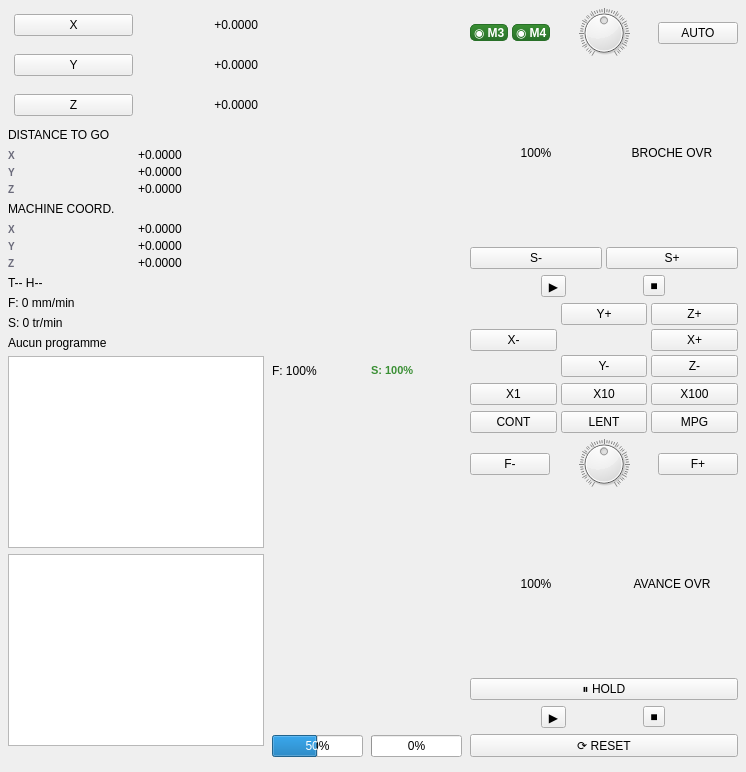
      <widget class="QWidget" name="pageManuel">
       <layout class="QHBoxLayout" name="manuelLayout">
        <property name="spacing"><number>8</number></property>
        <property name="leftMargin"><number>8</number></property>
        <property name="topMargin"><number>8</number></property>
        <property name="rightMargin"><number>8</number></property>
        <property name="bottomMargin"><number>8</number></property>

        <!-- Colonne gauche : DRO + infos -->
        <item>
         <layout class="QVBoxLayout">
          <property name="spacing"><number>6</number></property>

          <!-- DRO X -->
          <item>
           <widget class="QFrame" name="frameWorkX">
            <property name="minimumHeight"><number>72</number></property>
            <property name="maximumHeight"><number>80</number></property>
            <layout class="QHBoxLayout">
             <property name="spacing"><number>6</number></property>
             <property name="leftMargin"><number>6</number></property>
             <property name="topMargin"><number>6</number></property>
             <property name="rightMargin"><number>6</number></property>
             <property name="bottomMargin"><number>6</number></property>
             <item>
              <widget class="QPushButton" name="btnWorkX">
               <property name="maximumWidth"><number>56</number></property>
               <property name="minimumHeight"><number>56</number></property>
               <property name="text"><string>X</string></property>
              </widget>
             </item>
             <item>
              <widget class="QLabel" name="lblWorkX">
               <property name="text"><string>+0.0000</string></property>
               <property name="alignment"><set>Qt::AlignmentFlag::AlignRight|Qt::AlignmentFlag::AlignVCenter</set></property>
              </widget>
             </item>
            </layout>
           </widget>
          </item>

          <!-- DRO Y -->
          <item>
           <widget class="QFrame" name="frameWorkY">
            <property name="minimumHeight"><number>72</number></property>
            <property name="maximumHeight"><number>80</number></property>
            <layout class="QHBoxLayout">
             <property name="spacing"><number>6</number></property>
             <property name="leftMargin"><number>6</number></property>
             <property name="topMargin"><number>6</number></property>
             <property name="rightMargin"><number>6</number></property>
             <property name="bottomMargin"><number>6</number></property>
             <item>
              <widget class="QPushButton" name="btnWorkY">
               <property name="maximumWidth"><number>56</number></property>
               <property name="minimumHeight"><number>56</number></property>
               <property name="text"><string>Y</string></property>
              </widget>
             </item>
             <item>
              <widget class="QLabel" name="lblWorkY">
               <property name="text"><string>+0.0000</string></property>
               <property name="alignment"><set>Qt::AlignmentFlag::AlignRight|Qt::AlignmentFlag::AlignVCenter</set></property>
              </widget>
             </item>
            </layout>
           </widget>
          </item>

          <!-- DRO Z -->
          <item>
           <widget class="QFrame" name="frameWorkZ">
            <property name="minimumHeight"><number>72</number></property>
            <property name="maximumHeight"><number>80</number></property>
            <layout class="QHBoxLayout">
             <property name="spacing"><number>6</number></property>
             <property name="leftMargin"><number>6</number></property>
             <property name="topMargin"><number>6</number></property>
             <property name="rightMargin"><number>6</number></property>
             <property name="bottomMargin"><number>6</number></property>
             <item>
              <widget class="QPushButton" name="btnWorkZ">
               <property name="maximumWidth"><number>56</number></property>
               <property name="minimumHeight"><number>56</number></property>
               <property name="text"><string>Z</string></property>
              </widget>
             </item>
             <item>
              <widget class="QLabel" name="lblWorkZ">
               <property name="text"><string>+0.0000</string></property>
               <property name="alignment"><set>Qt::AlignmentFlag::AlignRight|Qt::AlignmentFlag::AlignVCenter</set></property>
              </widget>
             </item>
            </layout>
           </widget>
          </item>

          <!-- DTG -->
          <item>
           <widget class="QLabel" name="lblDTGTitle">
            <property name="text"><string>DISTANCE TO GO</string></property>
           </widget>
          </item>
          <item>
           <layout class="QGridLayout">
            <property name="spacing"><number>3</number></property>
            <item row="0" column="0">
             <widget class="QLabel"><property name="text"><string>X</string></property><property name="styleSheet"><string notr="true">QLabel{color:#6a6a7a;font-size:10px;font-weight:700;background:transparent;}</string></property></widget>
            </item>
            <item row="0" column="1">
             <widget class="QLabel" name="lblDTGX"><property name="text"><string>+0.0000</string></property></widget>
            </item>
            <item row="1" column="0">
             <widget class="QLabel"><property name="text"><string>Y</string></property><property name="styleSheet"><string notr="true">QLabel{color:#6a6a7a;font-size:10px;font-weight:700;background:transparent;}</string></property></widget>
            </item>
            <item row="1" column="1">
             <widget class="QLabel" name="lblDTGY"><property name="text"><string>+0.0000</string></property></widget>
            </item>
            <item row="2" column="0">
             <widget class="QLabel"><property name="text"><string>Z</string></property><property name="styleSheet"><string notr="true">QLabel{color:#6a6a7a;font-size:10px;font-weight:700;background:transparent;}</string></property></widget>
            </item>
            <item row="2" column="1">
             <widget class="QLabel" name="lblDTGZ"><property name="text"><string>+0.0000</string></property></widget>
            </item>
           </layout>
          </item>

          <!-- Machine coords -->
          <item>
           <widget class="QLabel" name="lblMachineTitle">
            <property name="text"><string>MACHINE COORD.</string></property>
           </widget>
          </item>
          <item>
           <layout class="QGridLayout">
            <property name="spacing"><number>3</number></property>
            <item row="0" column="0">
             <widget class="QLabel"><property name="text"><string>X</string></property><property name="styleSheet"><string notr="true">QLabel{color:#6a6a7a;font-size:10px;font-weight:700;background:transparent;}</string></property></widget>
            </item>
            <item row="0" column="1">
             <widget class="QLabel" name="lblMachineX"><property name="text"><string>+0.0000</string></property></widget>
            </item>
            <item row="1" column="0">
             <widget class="QLabel"><property name="text"><string>Y</string></property><property name="styleSheet"><string notr="true">QLabel{color:#6a6a7a;font-size:10px;font-weight:700;background:transparent;}</string></property></widget>
            </item>
            <item row="1" column="1">
             <widget class="QLabel" name="lblMachineY"><property name="text"><string>+0.0000</string></property></widget>
            </item>
            <item row="2" column="0">
             <widget class="QLabel"><property name="text"><string>Z</string></property><property name="styleSheet"><string notr="true">QLabel{color:#6a6a7a;font-size:10px;font-weight:700;background:transparent;}</string></property></widget>
            </item>
            <item row="2" column="1">
             <widget class="QLabel" name="lblMachineZ"><property name="text"><string>+0.0000</string></property></widget>
            </item>
           </layout>
          </item>

          <!-- Outil + Feed + Spindle -->
          <item>
           <widget class="QLabel" name="lblTool"><property name="text"><string>T-- H--</string></property></widget>
          </item>
          <item>
           <widget class="QLabel" name="lblFeedrate"><property name="text"><string>F: 0 mm/min</string></property></widget>
          </item>
          <item>
           <widget class="QLabel" name="lblSpindle"><property name="text"><string>S: 0 tr/min</string></property></widget>
          </item>
          <item>
           <widget class="QLabel" name="lblJobName"><property name="text"><string>Aucun programme</string></property></widget>
          </item>

          <!-- Messages -->
          <item>
           <widget class="QTextEdit" name="txtMessages">
            <property name="readOnly"><bool>true</bool></property>
           </widget>
          </item>

          <!-- G-code display -->
          <item>
           <widget class="QTextEdit" name="txtGCodeDisplay">
            <property name="readOnly"><bool>true</bool></property>
            <property name="maximumHeight"><number>120</number></property>
           </widget>
          </item>

          <!-- G-codes actifs -->
          <item>
           <widget class="QLabel" name="lblMdiGCodes">
            <property name="text"><string></string></property>
            <property name="styleSheet"><string notr="true">QLabel{font-family:'IBM Plex Mono','Courier New',monospace;font-size:10px;color:#6a6a7a;background:transparent;}</string></property>
           </widget>
          </item>

         </layout>
        </item>

        <!-- Colonne centrale : zone messages agrandie -->
        <item>
         <layout class="QVBoxLayout">
          <property name="spacing"><number>6</number></property>

          <!-- Jauges feed / spindle -->
          <item>
           <layout class="QHBoxLayout">
            <property name="spacing"><number>8</number></property>
            <item>
             <layout class="QVBoxLayout">
              <property name="spacing"><number>2</number></property>
              <item><widget class="QLabel" name="lblFeedOverride"><property name="text"><string>F: 100%</string></property></widget></item>
              <item><widget class="QProgressBar" name="gaugeFeedOverride"><property name="value"><number>100</number></property><property name="maximum"><number>200</number></property></widget></item>
             </layout>
            </item>
            <item>
             <layout class="QVBoxLayout">
              <property name="spacing"><number>2</number></property>
              <item><widget class="QLabel" name="lblSpindleOverride"><property name="text"><string>S: 100%</string></property><property name="styleSheet"><string notr="true">QLabel{color:#3a8f34;font-size:11px;font-weight:700;background:transparent;}</string></property></widget></item>
              <item><widget class="QProgressBar" name="gaugeSpindleSpeed"><property name="value"><number>0</number></property><property name="maximum"><number>200</number></property></widget></item>
             </layout>
            </item>
           </layout>
          </item>

          <!-- Spacer flex -->
          <item>
           <spacer>
            <property name="orientation"><enum>Qt::Orientation::Vertical</enum></property>
            <property name="sizeType"><enum>QSizePolicy::Policy::Expanding</enum></property>
           </spacer>
          </item>

         </layout>
        </item>

        <!-- Colonne droite : VCP -->
        <item>
         <layout class="QVBoxLayout">
          <property name="spacing"><number>6</number></property>

          <!-- Broche M3/M4 + override -->
          <item>
           <layout class="QHBoxLayout">
            <property name="spacing"><number>4</number></property>
            <item>
             <widget class="QPushButton" name="btnSpindleCW">
              <property name="text"><string>◉ M3</string></property>
              <property name="minimumHeight"><number>44</number></property>
              <property name="styleSheet"><string notr="true">QPushButton{background:qlineargradient(x1:0,y1:0,x2:0,y2:1,stop:0 #3a8f34,stop:1 #287028);border:1px solid #287028;color:white;font-weight:700;font-size:12px;border-radius:5px;}QPushButton:hover{background:#3aaf34;}</string></property>
             </widget>
            </item>
            <item>
             <widget class="QPushButton" name="btnSpindleCCW">
              <property name="text"><string>◉ M4</string></property>
              <property name="minimumHeight"><number>44</number></property>
              <property name="styleSheet"><string notr="true">QPushButton{background:qlineargradient(x1:0,y1:0,x2:0,y2:1,stop:0 #3a8f34,stop:1 #287028);border:1px solid #287028;color:white;font-weight:700;font-size:12px;border-radius:5px;}QPushButton:hover{background:#3aaf34;}</string></property>
             </widget>
            </item>
            <item>
             <widget class="QDial" name="dialSpindleOverride">
              <property name="minimum"><number>0</number></property>
              <property name="maximum"><number>200</number></property>
              <property name="value"><number>100</number></property>
              <property name="singleStep"><number>1</number></property>
              <property name="notchesVisible"><bool>true</bool></property>
              <property name="minimumWidth"><number>80</number></property>
              <property name="maximumWidth"><number>100</number></property>
              <property name="minimumHeight"><number>80</number></property>
              <property name="maximumHeight"><number>100</number></property>
             </widget>
            </item>
            <item>
             <widget class="QPushButton" name="btnSpindleAutoMan">
              <property name="text"><string>AUTO</string></property>
              <property name="minimumHeight"><number>44</number></property>
             </widget>
            </item>
           </layout>
          </item>

          <item>
           <layout class="QHBoxLayout">
            <property name="spacing"><number>4</number></property>
            <item>
             <widget class="QLabel" name="lblDialSpindle">
              <property name="text"><string>100%</string></property>
              <property name="alignment"><set>Qt::AlignHCenter|Qt::AlignVCenter</set></property>
             </widget>
            </item>
            <item>
             <widget class="QLabel" name="lblSpindleDialTitle">
              <property name="text"><string>BROCHE OVR</string></property>
              <property name="alignment"><set>Qt::AlignHCenter|Qt::AlignVCenter</set></property>
             </widget>
            </item>
           </layout>
          </item>

          <item>
           <layout class="QHBoxLayout">
            <property name="spacing"><number>4</number></property>
            <item>
             <widget class="QPushButton" name="btnSpindleMinus">
              <property name="text"><string>S-</string></property>
              <property name="minimumHeight"><number>36</number></property>
             </widget>
            </item>
            <item>
             <widget class="QPushButton" name="btnSpindlePlus">
              <property name="text"><string>S+</string></property>
              <property name="minimumHeight"><number>36</number></property>
             </widget>
            </item>
           </layout>
          </item>

          <!-- Boutons broche ronds -->
          <item>
           <layout class="QHBoxLayout">
            <property name="spacing"><number>6</number></property>
            <item>
             <widget class="QToolButton" name="btnSpindleStart">
              <property name="minimumWidth"><number>98</number></property>
              <property name="minimumHeight"><number>98</number></property>
              <property name="text"><string>▶</string></property>
              <property name="toolButtonStyle"><enum>Qt::ToolButtonStyle::ToolButtonIconOnly</enum></property>
             </widget>
            </item>
            <item>
             <widget class="QToolButton" name="btnSpindleStop">
              <property name="minimumWidth"><number>98</number></property>
              <property name="minimumHeight"><number>98</number></property>
              <property name="text"><string>■</string></property>
              <property name="toolButtonStyle"><enum>Qt::ToolButtonStyle::ToolButtonIconOnly</enum></property>
             </widget>
            </item>
           </layout>
          </item>

          <!-- Jog axes — croix -->
          <item>
           <layout class="QGridLayout">
            <property name="spacing"><number>4</number></property>
            <item row="0" column="1">
             <widget class="QPushButton" name="btnJogYPlus">
              <property name="text"><string>Y+</string></property>
              <property name="minimumHeight"><number>48</number></property>
             </widget>
            </item>
            <item row="0" column="2">
             <widget class="QPushButton" name="btnJogZPlus">
              <property name="text"><string>Z+</string></property>
              <property name="minimumHeight"><number>48</number></property>
             </widget>
            </item>
            <item row="1" column="0">
             <widget class="QPushButton" name="btnJogXMinus">
              <property name="text"><string>X-</string></property>
              <property name="minimumHeight"><number>48</number></property>
             </widget>
            </item>
            <item row="1" column="2">
             <widget class="QPushButton" name="btnJogXPlus">
              <property name="text"><string>X+</string></property>
              <property name="minimumHeight"><number>48</number></property>
             </widget>
            </item>
            <item row="2" column="1">
             <widget class="QPushButton" name="btnJogYMinus">
              <property name="text"><string>Y-</string></property>
              <property name="minimumHeight"><number>48</number></property>
             </widget>
            </item>
            <item row="2" column="2">
             <widget class="QPushButton" name="btnJogZMinus">
              <property name="text"><string>Z-</string></property>
              <property name="minimumHeight"><number>48</number></property>
             </widget>
            </item>
           </layout>
          </item>

          <!-- Pas jog X1 X10 X100 -->
          <item>
           <layout class="QHBoxLayout">
            <property name="spacing"><number>4</number></property>
            <item><widget class="QPushButton" name="btnJogX1"><property name="text"><string>X1</string></property><property name="minimumHeight"><number>36</number></property></widget></item>
            <item><widget class="QPushButton" name="btnJogX10"><property name="text"><string>X10</string></property><property name="minimumHeight"><number>36</number></property></widget></item>
            <item><widget class="QPushButton" name="btnJogX100"><property name="text"><string>X100</string></property><property name="minimumHeight"><number>36</number></property></widget></item>
           </layout>
          </item>

          <!-- Modes jog -->
          <item>
           <layout class="QHBoxLayout">
            <property name="spacing"><number>4</number></property>
            <item><widget class="QPushButton" name="btnJogIncCont"><property name="text"><string>CONT</string></property><property name="minimumHeight"><number>36</number></property></widget></item>
            <item><widget class="QPushButton" name="btnJogRapid"><property name="text"><string>LENT</string></property><property name="minimumHeight"><number>36</number></property></widget></item>
            <item><widget class="QPushButton" name="btnJogMPG"><property name="text"><string>MPG</string></property><property name="minimumHeight"><number>36</number></property></widget></item>
           </layout>
          </item>

          <!-- Feed override dial -->
          <item>
           <layout class="QHBoxLayout">
            <property name="spacing"><number>4</number></property>
            <item>
             <widget class="QPushButton" name="btnFeedMinus">
              <property name="text"><string>F-</string></property>
              <property name="minimumHeight"><number>36</number></property>
             </widget>
            </item>
            <item>
             <widget class="QDial" name="dialFeedOverride">
              <property name="minimum"><number>0</number></property>
              <property name="maximum"><number>200</number></property>
              <property name="value"><number>100</number></property>
              <property name="singleStep"><number>1</number></property>
              <property name="notchesVisible"><bool>true</bool></property>
              <property name="minimumWidth"><number>80</number></property>
              <property name="maximumWidth"><number>100</number></property>
              <property name="minimumHeight"><number>80</number></property>
              <property name="maximumHeight"><number>100</number></property>
             </widget>
            </item>
            <item>
             <widget class="QPushButton" name="btnFeedPlus">
              <property name="text"><string>F+</string></property>
              <property name="minimumHeight"><number>36</number></property>
             </widget>
            </item>
           </layout>
          </item>

          <item>
           <layout class="QHBoxLayout">
            <property name="spacing"><number>4</number></property>
            <item>
             <widget class="QLabel" name="lblDialFeed">
              <property name="text"><string>100%</string></property>
              <property name="alignment"><set>Qt::AlignHCenter|Qt::AlignVCenter</set></property>
             </widget>
            </item>
            <item>
             <widget class="QLabel" name="lblFeedDialTitle">
              <property name="text"><string>AVANCE OVR</string></property>
              <property name="alignment"><set>Qt::AlignHCenter|Qt::AlignVCenter</set></property>
             </widget>
            </item>
           </layout>
          </item>

          <item>
           <widget class="QPushButton" name="btnFeedHold">
            <property name="text"><string>⏸ HOLD</string></property>
            <property name="minimumHeight"><number>40</number></property>
           </widget>
          </item>

          <!-- Cycle -->
          <item>
           <layout class="QHBoxLayout">
            <property name="spacing"><number>6</number></property>
            <item>
             <widget class="QToolButton" name="btnCycleStart">
              <property name="minimumWidth"><number>98</number></property>
              <property name="minimumHeight"><number>98</number></property>
              <property name="text"><string>▶</string></property>
              <property name="toolButtonStyle"><enum>Qt::ToolButtonStyle::ToolButtonIconOnly</enum></property>
             </widget>
            </item>
            <item>
             <widget class="QToolButton" name="btnCycleStop">
              <property name="minimumWidth"><number>98</number></property>
              <property name="minimumHeight"><number>98</number></property>
              <property name="text"><string>■</string></property>
              <property name="toolButtonStyle"><enum>Qt::ToolButtonStyle::ToolButtonIconOnly</enum></property>
             </widget>
            </item>
           </layout>
          </item>

          <item>
           <widget class="QPushButton" name="btnCycleReset">
            <property name="text"><string>⟳ RESET</string></property>
            <property name="minimumHeight"><number>44</number></property>
           </widget>
          </item>

          <!-- Spacer bas -->
          <item>
           <spacer>
            <property name="orientation"><enum>Qt::Orientation::Vertical</enum></property>
            <property name="sizeType"><enum>QSizePolicy::Policy::Expanding</enum></property>
           </spacer>
          </item>

         </layout>
        </item>

       </layout>
      </widget>
